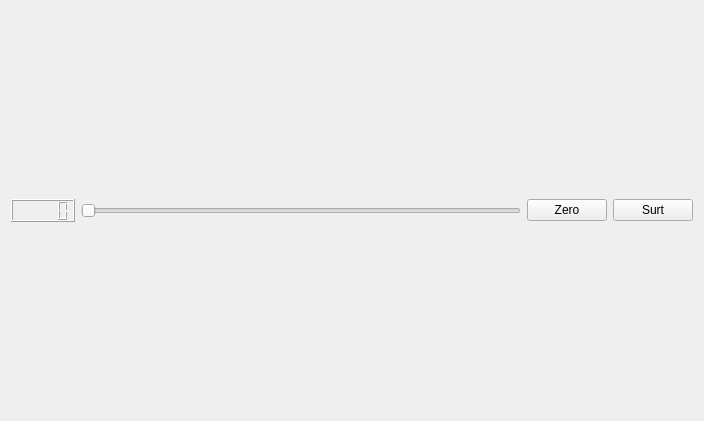
<?xml version="1.0" encoding="UTF-8"?>
<ui version="4.0">
 <class>MyForm</class>
 <widget class="QWidget" name="MyForm">
  <property name="geometry">
   <rect>
    <x>0</x>
    <y>0</y>
    <width>704</width>
    <height>421</height>
   </rect>
  </property>
  <property name="windowTitle">
   <string>Form</string>
  </property>
  <layout class="QGridLayout" name="gridLayout_2">
   <item row="0" column="0">
    <layout class="QGridLayout" name="gridLayout">
     <item row="0" column="0">
      <layout class="QHBoxLayout" name="horizontalLayout_2">
       <item>
        <layout class="QHBoxLayout" name="horizontalLayout">
         <item>
          <widget class="MyLCDNumber" name="lcdNumber"/>
         </item>
         <item>
          <widget class="QSlider" name="horizontalSlider">
           <property name="orientation">
            <enum>Qt::Horizontal</enum>
           </property>
          </widget>
         </item>
        </layout>
       </item>
       <item>
        <widget class="QPushButton" name="pushButton">
         <property name="text">
          <string>Zero</string>
         </property>
        </widget>
       </item>
      </layout>
     </item>
     <item row="0" column="1">
      <widget class="QPushButton" name="pushButton_2">
       <property name="text">
        <string>Surt</string>
       </property>
      </widget>
     </item>
    </layout>
   </item>
  </layout>
 </widget>
 <customwidgets>
  <customwidget>
   <class>MyLCDNumber</class>
   <extends>QLCDNumber</extends>
   <header>MyLCDNumber.h</header>
   <slots>
    <slot>posarZero()</slot>
    <slot>colorLCDNumber(int)</slot>
   </slots>
  </customwidget>
 </customwidgets>
 <resources/>
 <connections>
  <connection>
   <sender>pushButton</sender>
   <signal>clicked()</signal>
   <receiver>lcdNumber</receiver>
   <slot>posarZero()</slot>
   <hints>
    <hint type="sourcelabel">
     <x>522</x>
     <y>193</y>
    </hint>
    <hint type="destinationlabel">
     <x>56</x>
     <y>194</y>
    </hint>
   </hints>
  </connection>
  <connection>
   <sender>horizontalSlider</sender>
   <signal>valueChanged(int)</signal>
   <receiver>lcdNumber</receiver>
   <slot>colorLCDNumber(int)</slot>
   <hints>
    <hint type="sourcelabel">
     <x>138</x>
     <y>200</y>
    </hint>
    <hint type="destinationlabel">
     <x>37</x>
     <y>194</y>
    </hint>
   </hints>
  </connection>
  <connection>
   <sender>pushButton_2</sender>
   <signal>clicked()</signal>
   <receiver>MyForm</receiver>
   <slot>close()</slot>
   <hints>
    <hint type="sourcelabel">
     <x>613</x>
     <y>220</y>
    </hint>
    <hint type="destinationlabel">
     <x>607</x>
     <y>0</y>
    </hint>
   </hints>
  </connection>
 </connections>
</ui>
